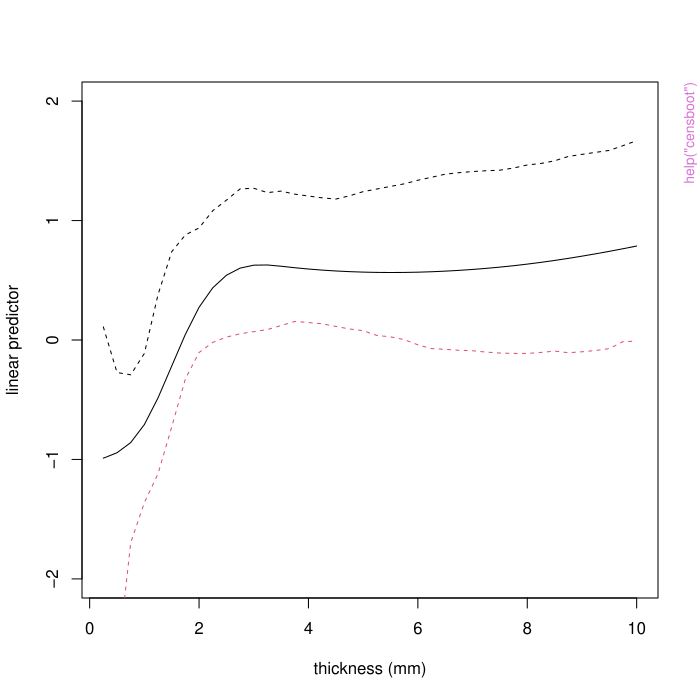

Here is the R script that generated this plot:
pkgname <- "boot"
source(file.path(R.home("share"), "R", "examples-header.R"))
options(warn = 1)
library('boot')

base::assign(".oldSearch", base::search(), pos = 'CheckExEnv')
base::assign(".old_wd", base::getwd(), pos = 'CheckExEnv')
cleanEx()
nameEx("Imp.Estimates")
### * Imp.Estimates

flush(stderr()); flush(stdout())

### Name: Imp.Estimates
### Title: Importance Sampling Estimates
### Aliases: Imp.Estimates imp.moments imp.prob imp.quantile imp.reg
### Keywords: htest nonparametric

### ** Examples

# Example 9.8 of Davison and Hinkley (1997) requires tilting the 
# resampling distribution of the studentized statistic to be centred 
# at the observed value of the test statistic, 1.84.  In this example
# we show how certain estimates can be found using resamples taken from
# the tilted distribution.
grav1 <- gravity[as.numeric(gravity[,2]) >= 7, ]
grav.fun <- function(dat, w, orig) {
     strata <- tapply(dat[, 2], as.numeric(dat[, 2]))
     d <- dat[, 1]
     ns <- tabulate(strata)
     w <- w/tapply(w, strata, sum)[strata]
     mns <- as.vector(tapply(d * w, strata, sum)) # drop names
     mn2 <- tapply(d * d * w, strata, sum)
     s2hat <- sum((mn2 - mns^2)/ns)
     c(mns[2] - mns[1], s2hat, (mns[2] - mns[1] - orig)/sqrt(s2hat))
}
grav.z0 <- grav.fun(grav1, rep(1, 26), 0)
grav.L <- empinf(data = grav1, statistic = grav.fun, stype = "w", 
                 strata = grav1[,2], index = 3, orig = grav.z0[1])
grav.tilt <- exp.tilt(grav.L, grav.z0[3], strata = grav1[, 2])
grav.tilt.boot <- boot(grav1, grav.fun, R = 199, stype = "w", 
                       strata = grav1[, 2], weights = grav.tilt$p,
                       orig = grav.z0[1])
# Since the weights are needed for all calculations, we shall calculate
# them once only.
grav.w <- imp.weights(grav.tilt.boot)
grav.mom <- imp.moments(grav.tilt.boot, w = grav.w, index = 3)
grav.p <- imp.prob(grav.tilt.boot, w = grav.w, index = 3, t0 = grav.z0[3])
unlist(grav.p)
grav.q <- imp.quantile(grav.tilt.boot, w = grav.w, index = 3, 
                       alpha = c(0.9, 0.95, 0.975, 0.99))
as.data.frame(grav.q)



cleanEx()
nameEx("abc.ci")
### * abc.ci

flush(stderr()); flush(stdout())

### Name: abc.ci
### Title: Nonparametric ABC Confidence Intervals
### Aliases: abc.ci
### Keywords: nonparametric htest

### ** Examples

## Don't show: 
op <- options(digits = 5)
## End(Don't show)
# 90% and 95% confidence intervals for the correlation 
# coefficient between the columns of the bigcity data

abc.ci(bigcity, corr, conf=c(0.90,0.95))

# A 95% confidence interval for the difference between the means of
# the last two samples in gravity
mean.diff <- function(y, w)
{    gp1 <- 1:table(as.numeric(y$series))[1]
     sum(y[gp1, 1] * w[gp1]) - sum(y[-gp1, 1] * w[-gp1])
}
grav1 <- gravity[as.numeric(gravity[, 2]) >= 7, ]
## IGNORE_RDIFF_BEGIN
abc.ci(grav1, mean.diff, strata = grav1$series)
## IGNORE_RDIFF_END
## Don't show: 
options(op)
## End(Don't show)



cleanEx()
nameEx("boot")
### * boot

flush(stderr()); flush(stdout())

### Name: boot
### Title: Bootstrap Resampling
### Aliases: boot boot.return c.boot
### Keywords: nonparametric htest

### ** Examples

## Don't show: 
op <- options(digits = 5)
## End(Don't show)
# Usual bootstrap of the ratio of means using the city data
ratio <- function(d, w) sum(d$x * w)/sum(d$u * w)
boot(city, ratio, R = 999, stype = "w")


# Stratified resampling for the difference of means.  In this
# example we will look at the difference of means between the final
# two series in the gravity data.
diff.means <- function(d, f)
{    n <- nrow(d)
     gp1 <- 1:table(as.numeric(d$series))[1]
     m1 <- sum(d[gp1,1] * f[gp1])/sum(f[gp1])
     m2 <- sum(d[-gp1,1] * f[-gp1])/sum(f[-gp1])
     ss1 <- sum(d[gp1,1]^2 * f[gp1]) - (m1 *  m1 * sum(f[gp1]))
     ss2 <- sum(d[-gp1,1]^2 * f[-gp1]) - (m2 *  m2 * sum(f[-gp1]))
     c(m1 - m2, (ss1 + ss2)/(sum(f) - 2))
}
grav1 <- gravity[as.numeric(gravity[,2]) >= 7,]
boot(grav1, diff.means, R = 999, stype = "f", strata = grav1[,2])

# In this example we show the use of boot in a prediction from
# regression based on the nuclear data.  This example is taken
# from Example 6.8 of Davison and Hinkley (1997).  Notice also
# that two extra arguments to 'statistic' are passed through boot.
nuke <- nuclear[, c(1, 2, 5, 7, 8, 10, 11)]
nuke.lm <- glm(log(cost) ~ date+log(cap)+ne+ct+log(cum.n)+pt, data = nuke)
nuke.diag <- glm.diag(nuke.lm)
nuke.res <- nuke.diag$res * nuke.diag$sd
nuke.res <- nuke.res - mean(nuke.res)

# We set up a new data frame with the data, the standardized 
# residuals and the fitted values for use in the bootstrap.
nuke.data <- data.frame(nuke, resid = nuke.res, fit = fitted(nuke.lm))

# Now we want a prediction of plant number 32 but at date 73.00
new.data <- data.frame(cost = 1, date = 73.00, cap = 886, ne = 0,
                       ct = 0, cum.n = 11, pt = 1)
new.fit <- predict(nuke.lm, new.data)

nuke.fun <- function(dat, inds, i.pred, fit.pred, x.pred)
{
     lm.b <- glm(fit+resid[inds] ~ date+log(cap)+ne+ct+log(cum.n)+pt,
                 data = dat)
     pred.b <- predict(lm.b, x.pred)
     c(coef(lm.b), pred.b - (fit.pred + dat$resid[i.pred]))
}

nuke.boot <- boot(nuke.data, nuke.fun, R = 999, m = 1, 
                  fit.pred = new.fit, x.pred = new.data)
# The bootstrap prediction squared error would then be found by
mean(nuke.boot$t[, 8]^2)
# Basic bootstrap prediction limits would be
new.fit - sort(nuke.boot$t[, 8])[c(975, 25)]


# Finally a parametric bootstrap.  For this example we shall look 
# at the air-conditioning data.  In this example our aim is to test 
# the hypothesis that the true value of the index is 1 (i.e. that 
# the data come from an exponential distribution) against the 
# alternative that the data come from a gamma distribution with
# index not equal to 1.
air.fun <- function(data) {
     ybar <- mean(data$hours)
     para <- c(log(ybar), mean(log(data$hours)))
     ll <- function(k) {
          if (k <= 0) 1e200 else lgamma(k)-k*(log(k)-1-para[1]+para[2])
     }
     khat <- nlm(ll, ybar^2/var(data$hours))$estimate
     c(ybar, khat)
}

air.rg <- function(data, mle) {
    # Function to generate random exponential variates.
    # mle will contain the mean of the original data
    out <- data
    out$hours <- rexp(nrow(out), 1/mle)
    out
}

air.boot <- boot(aircondit, air.fun, R = 999, sim = "parametric",
                 ran.gen = air.rg, mle = mean(aircondit$hours))

# The bootstrap p-value can then be approximated by
sum(abs(air.boot$t[,2]-1) > abs(air.boot$t0[2]-1))/(1+air.boot$R)
## Don't show: 
options(op)
## End(Don't show)



cleanEx()
nameEx("boot.array")
### * boot.array

flush(stderr()); flush(stdout())

### Name: boot.array
### Title: Bootstrap Resampling Arrays
### Aliases: boot.array
### Keywords: nonparametric

### ** Examples

#  A frequency array for a nonparametric bootstrap
city.boot <- boot(city, corr, R = 40, stype = "w")
boot.array(city.boot)

perm.cor <- function(d,i) cor(d$x,d$u[i])
city.perm <- boot(city, perm.cor, R = 40, sim = "permutation")
boot.array(city.perm, indices = TRUE)



cleanEx()
nameEx("boot.ci")
### * boot.ci

flush(stderr()); flush(stdout())

### Name: boot.ci
### Title: Nonparametric Bootstrap Confidence Intervals
### Aliases: boot.ci
### Keywords: nonparametric htest

### ** Examples

# confidence intervals for the city data
ratio <- function(d, w) sum(d$x * w)/sum(d$u * w)
city.boot <- boot(city, ratio, R = 999, stype = "w", sim = "ordinary")
boot.ci(city.boot, conf = c(0.90, 0.95),
        type = c("norm", "basic", "perc", "bca"))

# studentized confidence interval for the two sample 
# difference of means problem using the final two series
# of the gravity data. 
diff.means <- function(d, f)
{    n <- nrow(d)
     gp1 <- 1:table(as.numeric(d$series))[1]
     m1 <- sum(d[gp1,1] * f[gp1])/sum(f[gp1])
     m2 <- sum(d[-gp1,1] * f[-gp1])/sum(f[-gp1])
     ss1 <- sum(d[gp1,1]^2 * f[gp1]) - (m1 *  m1 * sum(f[gp1]))
     ss2 <- sum(d[-gp1,1]^2 * f[-gp1]) - (m2 *  m2 * sum(f[-gp1]))
     c(m1 - m2, (ss1 + ss2)/(sum(f) - 2))
}
grav1 <- gravity[as.numeric(gravity[,2]) >= 7, ]
grav1.boot <- boot(grav1, diff.means, R = 999, stype = "f",
                   strata = grav1[ ,2])
boot.ci(grav1.boot, type = c("stud", "norm"))

# Nonparametric confidence intervals for mean failure time 
# of the air-conditioning data as in Example 5.4 of Davison
# and Hinkley (1997)
mean.fun <- function(d, i) 
{    m <- mean(d$hours[i])
     n <- length(i)
     v <- (n-1)*var(d$hours[i])/n^2
     c(m, v)
}
air.boot <- boot(aircondit, mean.fun, R = 999)
boot.ci(air.boot, type = c("norm", "basic", "perc", "stud"))

# Now using the log transformation
# There are two ways of doing this and they both give the
# same intervals.

# Method 1
boot.ci(air.boot, type = c("norm", "basic", "perc", "stud"), 
        h = log, hdot = function(x) 1/x)

# Method 2
vt0 <- air.boot$t0[2]/air.boot$t0[1]^2
vt <- air.boot$t[, 2]/air.boot$t[ ,1]^2
boot.ci(air.boot, type = c("norm", "basic", "perc", "stud"), 
        t0 = log(air.boot$t0[1]), t = log(air.boot$t[,1]),
        var.t0 = vt0, var.t = vt)



cleanEx()
nameEx("censboot")
### * censboot

flush(stderr()); flush(stdout())

### Name: censboot
### Title: Bootstrap for Censored Data
### Aliases: censboot cens.return
### Keywords: survival

### ** Examples

library(survival)
# Example 3.9 of Davison and Hinkley (1997) does a bootstrap on some
# remission times for patients with a type of leukaemia.  The patients
# were divided into those who received maintenance chemotherapy and 
# those who did not.  Here we are interested in the median remission 
# time for the two groups.
data(aml, package = "boot") # not the version in survival.
aml.fun <- function(data) {
     surv <- survfit(Surv(time, cens) ~ group, data = data)
     out <- NULL
     st <- 1
     for (s in 1:length(surv$strata)) {
          inds <- st:(st + surv$strata[s]-1)
          md <- min(surv$time[inds[1-surv$surv[inds] >= 0.5]])
          st <- st + surv$strata[s]
          out <- c(out, md)
     }
     out
}
aml.case <- censboot(aml, aml.fun, R = 499, strata = aml$group)

# Now we will look at the same statistic using the conditional 
# bootstrap and the weird bootstrap.  For the conditional bootstrap 
# the survival distribution is stratified but the censoring 
# distribution is not. 

aml.s1 <- survfit(Surv(time, cens) ~ group, data = aml)
aml.s2 <- survfit(Surv(time-0.001*cens, 1-cens) ~ 1, data = aml)
aml.cond <- censboot(aml, aml.fun, R = 499, strata = aml$group,
     F.surv = aml.s1, G.surv = aml.s2, sim = "cond")


# For the weird bootstrap we must redefine our function slightly since
# the data will not contain the group number.
aml.fun1 <- function(data, str) {
     surv <- survfit(Surv(data[, 1], data[, 2]) ~ str)
     out <- NULL
     st <- 1
     for (s in 1:length(surv$strata)) {
          inds <- st:(st + surv$strata[s] - 1)
          md <- min(surv$time[inds[1-surv$surv[inds] >= 0.5]])
          st <- st + surv$strata[s]
          out <- c(out, md)
     }
     out
}
aml.wei <- censboot(cbind(aml$time, aml$cens), aml.fun1, R = 499,
     strata = aml$group,  F.surv = aml.s1, sim = "weird")

# Now for an example where a cox regression model has been fitted
# the data we will look at the melanoma data of Example 7.6 from 
# Davison and Hinkley (1997).  The fitted model assumes that there
# is a different survival distribution for the ulcerated and 
# non-ulcerated groups but that the thickness of the tumour has a
# common effect.  We will also assume that the censoring distribution
# is different in different age groups.  The statistic of interest
# is the linear predictor.  This is returned as the values at a
# number of equally spaced points in the range of interest.
data(melanoma, package = "boot")
library(splines)# for ns
mel.cox <- coxph(Surv(time, status == 1) ~ ns(thickness, df=4) + strata(ulcer),
                 data = melanoma)
mel.surv <- survfit(mel.cox)
agec <- cut(melanoma$age, c(0, 39, 49, 59, 69, 100))
mel.cens <- survfit(Surv(time - 0.001*(status == 1), status != 1) ~
                    strata(agec), data = melanoma)
mel.fun <- function(d) { 
     t1 <- ns(d$thickness, df=4)
     cox <- coxph(Surv(d$time, d$status == 1) ~ t1+strata(d$ulcer))
     ind <- !duplicated(d$thickness)
     u <- d$thickness[!ind]
     eta <- cox$linear.predictors[!ind]
     sp <- smooth.spline(u, eta, df=20)
     th <- seq(from = 0.25, to = 10, by = 0.25)
     predict(sp, th)$y
}
mel.str <- cbind(melanoma$ulcer, agec)

# this is slow!
mel.mod <- censboot(melanoma, mel.fun, R = 499, F.surv = mel.surv,
     G.surv = mel.cens, cox = mel.cox, strata = mel.str, sim = "model")
# To plot the original predictor and a 95% pointwise envelope for it
mel.env <- envelope(mel.mod)$point
th <- seq(0.25, 10, by = 0.25)
plot(th, mel.env[1, ],  ylim = c(-2, 2),
     xlab = "thickness (mm)", ylab = "linear predictor", type = "n")
lines(th, mel.mod$t0, lty = 1)
matlines(th, t(mel.env), lty = 2)



cleanEx()
nameEx("control")
### * control

flush(stderr()); flush(stdout())

### Name: control
### Title: Control Variate Calculations
### Aliases: control
### Keywords: nonparametric

### ** Examples

# Use of control variates for the variance of the air-conditioning data
mean.fun <- function(d, i)
{    m <- mean(d$hours[i])
     n <- nrow(d)
     v <- (n-1)*var(d$hours[i])/n^2
     c(m, v)
}
air.boot <- boot(aircondit, mean.fun, R = 999)
control(air.boot, index = 2, bias.adj = TRUE)
air.cont <- control(air.boot, index = 2)
# Now let us try the variance on the log scale.
air.cont1 <- control(air.boot, t0 = log(air.boot$t0[2]),
                     t = log(air.boot$t[, 2]))



cleanEx()
nameEx("cv.glm")
### * cv.glm

flush(stderr()); flush(stdout())

### Name: cv.glm
### Title: Cross-validation for Generalized Linear Models
### Aliases: cv.glm
### Keywords: regression

### ** Examples

# leave-one-out and 6-fold cross-validation prediction error for 
# the mammals data set.
data(mammals, package="MASS")
mammals.glm <- glm(log(brain) ~ log(body), data = mammals)
(cv.err <- cv.glm(mammals, mammals.glm)$delta)
(cv.err.6 <- cv.glm(mammals, mammals.glm, K = 6)$delta)

# As this is a linear model we could calculate the leave-one-out 
# cross-validation estimate without any extra model-fitting.
muhat <- fitted(mammals.glm)
mammals.diag <- glm.diag(mammals.glm)
(cv.err <- mean((mammals.glm$y - muhat)^2/(1 - mammals.diag$h)^2))


# leave-one-out and 11-fold cross-validation prediction error for 
# the nodal data set.  Since the response is a binary variable an
# appropriate cost function is
cost <- function(r, pi = 0) mean(abs(r-pi) > 0.5)

nodal.glm <- glm(r ~ stage+xray+acid, binomial, data = nodal)
(cv.err <- cv.glm(nodal, nodal.glm, cost, K = nrow(nodal))$delta)
(cv.11.err <- cv.glm(nodal, nodal.glm, cost, K = 11)$delta)



cleanEx()
nameEx("empinf")
### * empinf

flush(stderr()); flush(stdout())

### Name: empinf
### Title: Empirical Influence Values
### Aliases: empinf
### Keywords: nonparametric math

### ** Examples

# The empirical influence values for the ratio of means in
# the city data.
ratio <- function(d, w) sum(d$x *w)/sum(d$u*w)
empinf(data = city, statistic = ratio)
city.boot <- boot(city, ratio, 499, stype="w")
empinf(boot.out = city.boot, type = "reg")

# A statistic that may be of interest in the difference of means
# problem is the t-statistic for testing equality of means.  In
# the bootstrap we get replicates of the difference of means and
# the variance of that statistic and then want to use this output
# to get the empirical influence values of the t-statistic.
grav1 <- gravity[as.numeric(gravity[,2]) >= 7,]
grav.fun <- function(dat, w) {
     strata <- tapply(dat[, 2], as.numeric(dat[, 2]))
     d <- dat[, 1]
     ns <- tabulate(strata)
     w <- w/tapply(w, strata, sum)[strata]
     mns <- as.vector(tapply(d * w, strata, sum)) # drop names
     mn2 <- tapply(d * d * w, strata, sum)
     s2hat <- sum((mn2 - mns^2)/ns)
     c(mns[2] - mns[1], s2hat)
}

grav.boot <- boot(grav1, grav.fun, R = 499, stype = "w",
                  strata = grav1[, 2])

# Since the statistic of interest is a function of the bootstrap
# statistics, we must calculate the bootstrap replicates and pass
# them to empinf using the t argument.
grav.z <- (grav.boot$t[,1]-grav.boot$t0[1])/sqrt(grav.boot$t[,2])
empinf(boot.out = grav.boot, t = grav.z)



cleanEx()
nameEx("envelope")
### * envelope

flush(stderr()); flush(stdout())

### Name: envelope
### Title: Confidence Envelopes for Curves
### Aliases: envelope
### Keywords: dplot htest

### ** Examples

# Testing whether the final series of measurements of the gravity data
# may come from a normal distribution.  This is done in Examples 4.7 
# and 4.8 of Davison and Hinkley (1997).
grav1 <- gravity$g[gravity$series == 8]
grav.z <- (grav1 - mean(grav1))/sqrt(var(grav1))
grav.gen <- function(dat, mle) rnorm(length(dat))
grav.qqboot <- boot(grav.z, sort, R = 999, sim = "parametric",
                    ran.gen = grav.gen)
grav.qq <- qqnorm(grav.z, plot.it = FALSE)
grav.qq <- lapply(grav.qq, sort)
plot(grav.qq, ylim = c(-3.5, 3.5), ylab = "Studentized Order Statistics",
     xlab = "Normal Quantiles")
grav.env <- envelope(grav.qqboot, level = 0.9)
lines(grav.qq$x, grav.env$point[1, ], lty = 4)
lines(grav.qq$x, grav.env$point[2, ], lty = 4)
lines(grav.qq$x, grav.env$overall[1, ], lty = 1)
lines(grav.qq$x, grav.env$overall[2, ], lty = 1)



cleanEx()
nameEx("exp.tilt")
### * exp.tilt

flush(stderr()); flush(stdout())

### Name: exp.tilt
### Title: Exponential Tilting
### Aliases: exp.tilt
### Keywords: nonparametric smooth

### ** Examples

# Example 9.8 of Davison and Hinkley (1997) requires tilting the resampling
# distribution of the studentized statistic to be centred at the observed
# value of the test statistic 1.84.  This can be achieved as follows.
grav1 <- gravity[as.numeric(gravity[,2]) >=7 , ]
grav.fun <- function(dat, w, orig) {
     strata <- tapply(dat[, 2], as.numeric(dat[, 2]))
     d <- dat[, 1]
     ns <- tabulate(strata)
     w <- w/tapply(w, strata, sum)[strata]
     mns <- as.vector(tapply(d * w, strata, sum)) # drop names
     mn2 <- tapply(d * d * w, strata, sum)
     s2hat <- sum((mn2 - mns^2)/ns)
     c(mns[2]-mns[1], s2hat, (mns[2]-mns[1]-orig)/sqrt(s2hat))
}
grav.z0 <- grav.fun(grav1, rep(1, 26), 0)
grav.L <- empinf(data = grav1, statistic = grav.fun, stype = "w", 
                 strata = grav1[,2], index = 3, orig = grav.z0[1])
grav.tilt <- exp.tilt(grav.L, grav.z0[3], strata = grav1[,2])
boot(grav1, grav.fun, R = 499, stype = "w", weights = grav.tilt$p,
     strata = grav1[,2], orig = grav.z0[1])



cleanEx()
nameEx("glm.diag.plots")
### * glm.diag.plots

flush(stderr()); flush(stdout())

### Name: glm.diag.plots
### Title: Diagnostics plots for generalized linear models
### Aliases: glm.diag.plots
### Keywords: regression dplot hplot

### ** Examples

# In this example we look at the leukaemia data which was looked at in 
# Example 7.1 of Davison and Hinkley (1997)
data(leuk, package = "MASS")
leuk.mod <- glm(time ~ ag-1+log10(wbc), family = Gamma(log), data = leuk)
leuk.diag <- glm.diag(leuk.mod)
glm.diag.plots(leuk.mod, leuk.diag)



cleanEx()
nameEx("jack.after.boot")
### * jack.after.boot

flush(stderr()); flush(stdout())

### Name: jack.after.boot
### Title: Jackknife-after-Bootstrap Plots
### Aliases: jack.after.boot
### Keywords: hplot nonparametric

### ** Examples

#  To draw the jackknife-after-bootstrap plot for the head size data as in
#  Example 3.24 of Davison and Hinkley (1997)
frets.fun <- function(data, i) {
    pcorr <- function(x) { 
    #  Function to find the correlations and partial correlations between
    #  the four measurements.
         v <- cor(x)
         v.d <- diag(var(x))
         iv <- solve(v)
         iv.d <- sqrt(diag(iv))
         iv <- - diag(1/iv.d) %*% iv %*% diag(1/iv.d)
         q <- NULL
         n <- nrow(v)
         for (i in 1:(n-1)) 
              q <- rbind( q, c(v[i, 1:i], iv[i,(i+1):n]) )
         q <- rbind( q, v[n, ] )
         diag(q) <- round(diag(q))
         q
    }
    d <- data[i, ]
    v <- pcorr(d)
    c(v[1,], v[2,], v[3,], v[4,])
}
frets.boot <- boot(log(as.matrix(frets)), frets.fun, R = 999)
#  we will concentrate on the partial correlation between head breadth
#  for the first son and head length for the second.  This is the 7th
#  element in the output of frets.fun so we set index = 7
jack.after.boot(frets.boot, useJ = FALSE, stinf = FALSE, index = 7)



cleanEx()
nameEx("k3.linear")
### * k3.linear

flush(stderr()); flush(stdout())

### Name: k3.linear
### Title: Linear Skewness Estimate
### Aliases: k3.linear
### Keywords: nonparametric

### ** Examples

#  To estimate the skewness of the ratio of means for the city data.
ratio <- function(d, w) sum(d$x * w)/sum(d$u * w)
k3.linear(empinf(data = city, statistic = ratio))



cleanEx()
nameEx("linear.approx")
### * linear.approx

flush(stderr()); flush(stdout())

### Name: linear.approx
### Title: Linear Approximation of Bootstrap Replicates
### Aliases: linear.approx
### Keywords: nonparametric

### ** Examples

# Using the city data let us look at the linear approximation to the 
# ratio statistic and its logarithm. We compare these with the 
# corresponding plots for the bigcity data 

ratio <- function(d, w) sum(d$x * w)/sum(d$u * w)
city.boot <- boot(city, ratio, R = 499, stype = "w")
bigcity.boot <- boot(bigcity, ratio, R = 499, stype = "w")
op <- par(pty = "s", mfrow = c(2, 2))

# The first plot is for the city data ratio statistic.
city.lin1 <- linear.approx(city.boot)
lim <- range(c(city.boot$t,city.lin1))
plot(city.boot$t, city.lin1, xlim = lim, ylim = lim, 
     main = "Ratio; n=10", xlab = "t*", ylab = "tL*")
abline(0, 1)

# Now for the log of the ratio statistic for the city data.
city.lin2 <- linear.approx(city.boot,t0 = log(city.boot$t0), 
                           t = log(city.boot$t))
lim <- range(c(log(city.boot$t),city.lin2))
plot(log(city.boot$t), city.lin2, xlim = lim, ylim = lim, 
     main = "Log(Ratio); n=10", xlab = "t*", ylab = "tL*")
abline(0, 1)

# The ratio statistic for the bigcity data.
bigcity.lin1 <- linear.approx(bigcity.boot)
lim <- range(c(bigcity.boot$t,bigcity.lin1))
plot(bigcity.lin1, bigcity.boot$t, xlim = lim, ylim = lim,
     main = "Ratio; n=49", xlab = "t*", ylab = "tL*")
abline(0, 1)

# Finally the log of the ratio statistic for the bigcity data.
bigcity.lin2 <- linear.approx(bigcity.boot,t0 = log(bigcity.boot$t0), 
                              t = log(bigcity.boot$t))
lim <- range(c(log(bigcity.boot$t),bigcity.lin2))
plot(bigcity.lin2, log(bigcity.boot$t), xlim = lim, ylim = lim,
     main = "Log(Ratio); n=49", xlab = "t*", ylab = "tL*")
abline(0, 1)

par(op)



graphics::par(get("par.postscript", pos = 'CheckExEnv'))
cleanEx()
nameEx("lines.saddle.distn")
### * lines.saddle.distn

flush(stderr()); flush(stdout())

### Name: lines.saddle.distn
### Title: Add a Saddlepoint Approximation to a Plot
### Aliases: lines.saddle.distn
### Keywords: aplot smooth nonparametric

### ** Examples

# In this example we show how a plot such as that in Figure 9.9 of
# Davison and Hinkley (1997) may be produced.  Note the large number of
# bootstrap replicates required in this example.
expdata <- rexp(12)
vfun <- function(d, i) {
     n <- length(d)
     (n-1)/n*var(d[i])
}
exp.boot <- boot(expdata,vfun, R = 9999)
exp.L <- (expdata - mean(expdata))^2 - exp.boot$t0
exp.tL <- linear.approx(exp.boot, L = exp.L)
hist(exp.tL, nclass = 50, probability = TRUE)
exp.t0 <- c(0, sqrt(var(exp.boot$t)))
exp.sp <- saddle.distn(A = exp.L/12,wdist = "m", t0 = exp.t0)

# The saddlepoint approximation in this case is to the density of
# t-t0 and so t0 must be added for the plot.
lines(exp.sp, h = function(u, t0) u+t0, J = function(u, t0) 1,
      t0 = exp.boot$t0)



cleanEx()
nameEx("norm.ci")
### * norm.ci

flush(stderr()); flush(stdout())

### Name: norm.ci
### Title: Normal Approximation Confidence Intervals
### Aliases: norm.ci
### Keywords: htest

### ** Examples

#  In Example 5.1 of Davison and Hinkley (1997), normal approximation 
#  confidence intervals are found for the air-conditioning data.
air.mean <- mean(aircondit$hours)
air.n <- nrow(aircondit)
air.v <- air.mean^2/air.n
norm.ci(t0 = air.mean, var.t0 = air.v)
exp(norm.ci(t0 = log(air.mean), var.t0 = 1/air.n)[2:3])

# Now a more complicated example - the ratio estimate for the city data.
ratio <- function(d, w)
     sum(d$x * w)/sum(d$u *w)
city.v <- var.linear(empinf(data = city, statistic = ratio))
norm.ci(t0 = ratio(city,rep(0.1,10)), var.t0 = city.v)



cleanEx()
nameEx("plot.boot")
### * plot.boot

flush(stderr()); flush(stdout())

### Name: plot.boot
### Title: Plots of the Output of a Bootstrap Simulation
### Aliases: plot.boot
### Keywords: hplot nonparametric

### ** Examples

# We fit an exponential model to the air-conditioning data and use
# that for a parametric bootstrap.  Then we look at plots of the
# resampled means.
air.rg <- function(data, mle) rexp(length(data), 1/mle)

air.boot <- boot(aircondit$hours, mean, R = 999, sim = "parametric",
                 ran.gen = air.rg, mle = mean(aircondit$hours))
plot(air.boot)

# In the difference of means example for the last two series of the 
# gravity data
grav1 <- gravity[as.numeric(gravity[, 2]) >= 7, ]
grav.fun <- function(dat, w) {
     strata <- tapply(dat[, 2], as.numeric(dat[, 2]))
     d <- dat[, 1]
     ns <- tabulate(strata)
     w <- w/tapply(w, strata, sum)[strata]
     mns <- as.vector(tapply(d * w, strata, sum)) # drop names
     mn2 <- tapply(d * d * w, strata, sum)
     s2hat <- sum((mn2 - mns^2)/ns)
     c(mns[2] - mns[1], s2hat)
}

grav.boot <- boot(grav1, grav.fun, R = 499, stype = "w", strata = grav1[, 2])
plot(grav.boot)
# now suppose we want to look at the studentized differences.
grav.z <- (grav.boot$t[, 1]-grav.boot$t0[1])/sqrt(grav.boot$t[, 2])
plot(grav.boot, t = grav.z, t0 = 0)

# In this example we look at the one of the partial correlations for the
# head dimensions in the dataset frets.
frets.fun <- function(data, i) {
    pcorr <- function(x) { 
    #  Function to find the correlations and partial correlations between
    #  the four measurements.
         v <- cor(x)
         v.d <- diag(var(x))
         iv <- solve(v)
         iv.d <- sqrt(diag(iv))
         iv <- - diag(1/iv.d) %*% iv %*% diag(1/iv.d)
         q <- NULL
         n <- nrow(v)
         for (i in 1:(n-1)) 
              q <- rbind( q, c(v[i, 1:i], iv[i,(i+1):n]) )
         q <- rbind( q, v[n, ] )
         diag(q) <- round(diag(q))
         q
    }
    d <- data[i, ]
    v <- pcorr(d)
    c(v[1,], v[2,], v[3,], v[4,])
}
frets.boot <- boot(log(as.matrix(frets)),  frets.fun,  R = 999)
plot(frets.boot, index = 7, jack = TRUE, stinf = FALSE, useJ = FALSE)



cleanEx()
nameEx("saddle")
### * saddle

flush(stderr()); flush(stdout())

### Name: saddle
### Title: Saddlepoint Approximations for Bootstrap Statistics
### Aliases: saddle
### Keywords: smooth nonparametric

### ** Examples

# To evaluate the bootstrap distribution of the mean failure time of 
# air-conditioning equipment at 80 hours
saddle(A = aircondit$hours/12, u = 80)

# Alternatively this can be done using a conditional poisson
saddle(A = cbind(aircondit$hours/12,1), u = c(80, 12),
       wdist = "p", type = "cond")

# To use the Lugananni-Rice approximation to this
saddle(A = cbind(aircondit$hours/12,1), u = c(80, 12),
       wdist = "p", type = "cond", 
       LR = TRUE)

# Example 9.16 of Davison and Hinkley (1997) calculates saddlepoint 
# approximations to the distribution of the ratio statistic for the
# city data. Since the statistic is not in itself a linear combination
# of random Variables, its distribution cannot be found directly.  
# Instead the statistic is expressed as the solution to a linear 
# estimating equation and hence its distribution can be found.  We
# get the saddlepoint approximation to the pdf and cdf evaluated at
# t = 1.25 as follows.
jacobian <- function(dat,t,zeta)
{
     p <- exp(zeta*(dat$x-t*dat$u))
     abs(sum(dat$u*p)/sum(p))
}
city.sp1 <- saddle(A = city$x-1.25*city$u, u = 0)
city.sp1$spa[1] <- jacobian(city, 1.25, city.sp1$zeta.hat) * city.sp1$spa[1]
city.sp1



cleanEx()
nameEx("saddle.distn")
### * saddle.distn

flush(stderr()); flush(stdout())

### Name: saddle.distn
### Title: Saddlepoint Distribution Approximations for Bootstrap Statistics
### Aliases: saddle.distn
### Keywords: nonparametric smooth dplot

### ** Examples

#  The bootstrap distribution of the mean of the air-conditioning 
#  failure data: fails to find value on R (and probably on S too)
air.t0 <- c(mean(aircondit$hours), sqrt(var(aircondit$hours)/12))
## Not run: saddle.distn(A = aircondit$hours/12, t0 = air.t0)

# alternatively using the conditional poisson
saddle.distn(A = cbind(aircondit$hours/12, 1), u = 12, wdist = "p",
             type = "cond", t0 = air.t0)

# Distribution of the ratio of a sample of size 10 from the bigcity 
# data, taken from Example 9.16 of Davison and Hinkley (1997).
ratio <- function(d, w) sum(d$x *w)/sum(d$u * w)
city.v <- var.linear(empinf(data = city, statistic = ratio))
bigcity.t0 <- c(mean(bigcity$x)/mean(bigcity$u), sqrt(city.v))
Afn <- function(t, data) cbind(data$x - t*data$u, 1)
ufn <- function(t, data) c(0,10)
saddle.distn(A = Afn, u = ufn, wdist = "b", type = "cond",
             t0 = bigcity.t0, data = bigcity)

# From Example 9.16 of Davison and Hinkley (1997) again, we find the 
# conditional distribution of the ratio given the sum of city$u.
Afn <- function(t, data) cbind(data$x-t*data$u, data$u, 1)
ufn <- function(t, data) c(0, sum(data$u), 10)
city.t0 <- c(mean(city$x)/mean(city$u), sqrt(city.v))
saddle.distn(A = Afn, u = ufn, wdist = "p", type = "cond", t0 = city.t0, 
             data = city)



cleanEx()
nameEx("simplex")
### * simplex

flush(stderr()); flush(stdout())

### Name: simplex
### Title: Simplex Method for Linear Programming Problems
### Aliases: simplex
### Keywords: optimize

### ** Examples

# This example is taken from Exercise 7.5 of Gill, Murray and Wright (1991).
enj <- c(200, 6000, 3000, -200)
fat <- c(800, 6000, 1000, 400)
vitx <- c(50, 3, 150, 100)
vity <- c(10, 10, 75, 100)
vitz <- c(150, 35, 75, 5)
simplex(a = enj, A1 = fat, b1 = 13800, A2 = rbind(vitx, vity, vitz),
        b2 = c(600, 300, 550), maxi = TRUE)



cleanEx()
nameEx("smooth.f")
### * smooth.f

flush(stderr()); flush(stdout())

### Name: smooth.f
### Title: Smooth Distributions on Data Points
### Aliases: smooth.f
### Keywords: smooth nonparametric

### ** Examples

# Example 9.8 of Davison and Hinkley (1997) requires tilting the resampling
# distribution of the studentized statistic to be centred at the observed
# value of the test statistic 1.84.  In the book exponential tilting was used
# but it is also possible to use smooth.f.
grav1 <- gravity[as.numeric(gravity[, 2]) >= 7, ]
grav.fun <- function(dat, w, orig) {
     strata <- tapply(dat[, 2], as.numeric(dat[, 2]))
     d <- dat[, 1]
     ns <- tabulate(strata)
     w <- w/tapply(w, strata, sum)[strata]
     mns <- as.vector(tapply(d * w, strata, sum)) # drop names
     mn2 <- tapply(d * d * w, strata, sum)
     s2hat <- sum((mn2 - mns^2)/ns)
     c(mns[2] - mns[1], s2hat, (mns[2]-mns[1]-orig)/sqrt(s2hat))
}
grav.z0 <- grav.fun(grav1, rep(1, 26), 0)
grav.boot <- boot(grav1, grav.fun, R = 499, stype = "w", 
                  strata = grav1[, 2], orig = grav.z0[1])
grav.sm <- smooth.f(grav.z0[3], grav.boot, index = 3)

# Now we can run another bootstrap using these weights
grav.boot2 <- boot(grav1, grav.fun, R = 499, stype = "w", 
                   strata = grav1[, 2], orig = grav.z0[1],
                   weights = grav.sm)

# Estimated p-values can be found from these as follows
mean(grav.boot$t[, 3] >= grav.z0[3])
imp.prob(grav.boot2, t0 = -grav.z0[3], t = -grav.boot2$t[, 3])


# Note that for the importance sampling probability we must 
# multiply everything by -1 to ensure that we find the correct
# probability.  Raw resampling is not reliable for probabilities
# greater than 0.5. Thus
1 - imp.prob(grav.boot2, index = 3, t0 = grav.z0[3])$raw
# can give very strange results (negative probabilities).



cleanEx()
nameEx("tilt.boot")
### * tilt.boot

flush(stderr()); flush(stdout())

### Name: tilt.boot
### Title: Non-parametric Tilted Bootstrap
### Aliases: tilt.boot
### Keywords: nonparametric

### ** Examples

# Note that these examples can take a while to run.

# Example 9.9 of Davison and Hinkley (1997).
grav1 <- gravity[as.numeric(gravity[,2]) >= 7, ]
grav.fun <- function(dat, w, orig) {
     strata <- tapply(dat[, 2], as.numeric(dat[, 2]))
     d <- dat[, 1]
     ns <- tabulate(strata)
     w <- w/tapply(w, strata, sum)[strata]
     mns <- as.vector(tapply(d * w, strata, sum)) # drop names
     mn2 <- tapply(d * d * w, strata, sum)
     s2hat <- sum((mn2 - mns^2)/ns)
     c(mns[2]-mns[1],s2hat,(mns[2]-mns[1]-orig)/sqrt(s2hat))
}
grav.z0 <- grav.fun(grav1, rep(1, 26), 0)
tilt.boot(grav1, grav.fun, R = c(249, 375, 375), stype = "w", 
          strata = grav1[,2], tilt = TRUE, index = 3, orig = grav.z0[1]) 


#  Example 9.10 of Davison and Hinkley (1997) requires a balanced 
#  importance resampling bootstrap to be run.  In this example we 
#  show how this might be run.  
acme.fun <- function(data, i, bhat) {
     d <- data[i,]
     n <- nrow(d)
     d.lm <- glm(d$acme~d$market)
     beta.b <- coef(d.lm)[2]
     d.diag <- boot::glm.diag(d.lm)
     SSx <- (n-1)*var(d$market)
     tmp <- (d$market-mean(d$market))*d.diag$res*d.diag$sd
     sr <- sqrt(sum(tmp^2))/SSx
     c(beta.b, sr, (beta.b-bhat)/sr)
}
acme.b <- acme.fun(acme, 1:nrow(acme), 0)
acme.boot1 <- tilt.boot(acme, acme.fun, R = c(499, 250, 250), 
                        stype = "i", sim = "balanced", alpha = c(0.05, 0.95), 
                        tilt = TRUE, index = 3, bhat = acme.b[1])



cleanEx()
nameEx("tsboot")
### * tsboot

flush(stderr()); flush(stdout())

### Name: tsboot
### Title: Bootstrapping of Time Series
### Aliases: tsboot ts.return
### Keywords: nonparametric ts

### ** Examples

lynx.fun <- function(tsb) {
     ar.fit <- ar(tsb, order.max = 25)
     c(ar.fit$order, mean(tsb), tsb)
}

# the stationary bootstrap with mean block length 20
lynx.1 <- tsboot(log(lynx), lynx.fun, R = 99, l = 20, sim = "geom")

# the fixed block bootstrap with length 20
lynx.2 <- tsboot(log(lynx), lynx.fun, R = 99, l = 20, sim = "fixed")

# Now for model based resampling we need the original model
# Note that for all of the bootstraps which use the residuals as their
# data, we set orig.t to FALSE since the function applied to the residual
# time series will be meaningless.
lynx.ar <- ar(log(lynx))
lynx.model <- list(order = c(lynx.ar$order, 0, 0), ar = lynx.ar$ar)
lynx.res <- lynx.ar$resid[!is.na(lynx.ar$resid)]
lynx.res <- lynx.res - mean(lynx.res)

lynx.sim <- function(res,n.sim, ran.args) {
     # random generation of replicate series using arima.sim 
     rg1 <- function(n, res) sample(res, n, replace = TRUE)
     ts.orig <- ran.args$ts
     ts.mod <- ran.args$model
     mean(ts.orig)+ts(arima.sim(model = ts.mod, n = n.sim,
                      rand.gen = rg1, res = as.vector(res)))
}

lynx.3 <- tsboot(lynx.res, lynx.fun, R = 99, sim = "model", n.sim = 114,
                 orig.t = FALSE, ran.gen = lynx.sim, 
                 ran.args = list(ts = log(lynx), model = lynx.model))

#  For "post-blackening" we need to define another function
lynx.black <- function(res, n.sim, ran.args) {
     ts.orig <- ran.args$ts
     ts.mod <- ran.args$model
     mean(ts.orig) + ts(arima.sim(model = ts.mod,n = n.sim,innov = res))
}

# Now we can run apply the two types of block resampling again but this
# time applying post-blackening.
lynx.1b <- tsboot(lynx.res, lynx.fun, R = 99, l = 20, sim = "fixed",
                  n.sim = 114, orig.t = FALSE, ran.gen = lynx.black, 
                  ran.args = list(ts = log(lynx), model = lynx.model))

lynx.2b <- tsboot(lynx.res, lynx.fun, R = 99, l = 20, sim = "geom",
                  n.sim = 114, orig.t = FALSE, ran.gen = lynx.black, 
                  ran.args = list(ts = log(lynx), model = lynx.model))

# To compare the observed order of the bootstrap replicates we
# proceed as follows.
table(lynx.1$t[, 1])
table(lynx.1b$t[, 1])
table(lynx.2$t[, 1])
table(lynx.2b$t[, 1])
table(lynx.3$t[, 1])
# Notice that the post-blackened and model-based bootstraps preserve
# the true order of the model (11) in many more cases than the others.



cleanEx()
nameEx("var.linear")
### * var.linear

flush(stderr()); flush(stdout())

### Name: var.linear
### Title: Linear Variance Estimate
### Aliases: var.linear
### Keywords: nonparametric

### ** Examples

#  To estimate the variance of the ratio of means for the city data.
ratio <- function(d,w) sum(d$x * w)/sum(d$u * w)
var.linear(empinf(data = city, statistic = ratio))



### * <FOOTER>
###
cleanEx()
options(digits = 7L)
base::cat("Time elapsed: ", proc.time() - base::get("ptime", pos = 'CheckExEnv'),"\n")
grDevices::dev.off()
###
### Local variables: ***
### mode: outline-minor ***
### outline-regexp: "\\(> \\)?### [*]+" ***
### End: ***
quit('no')
